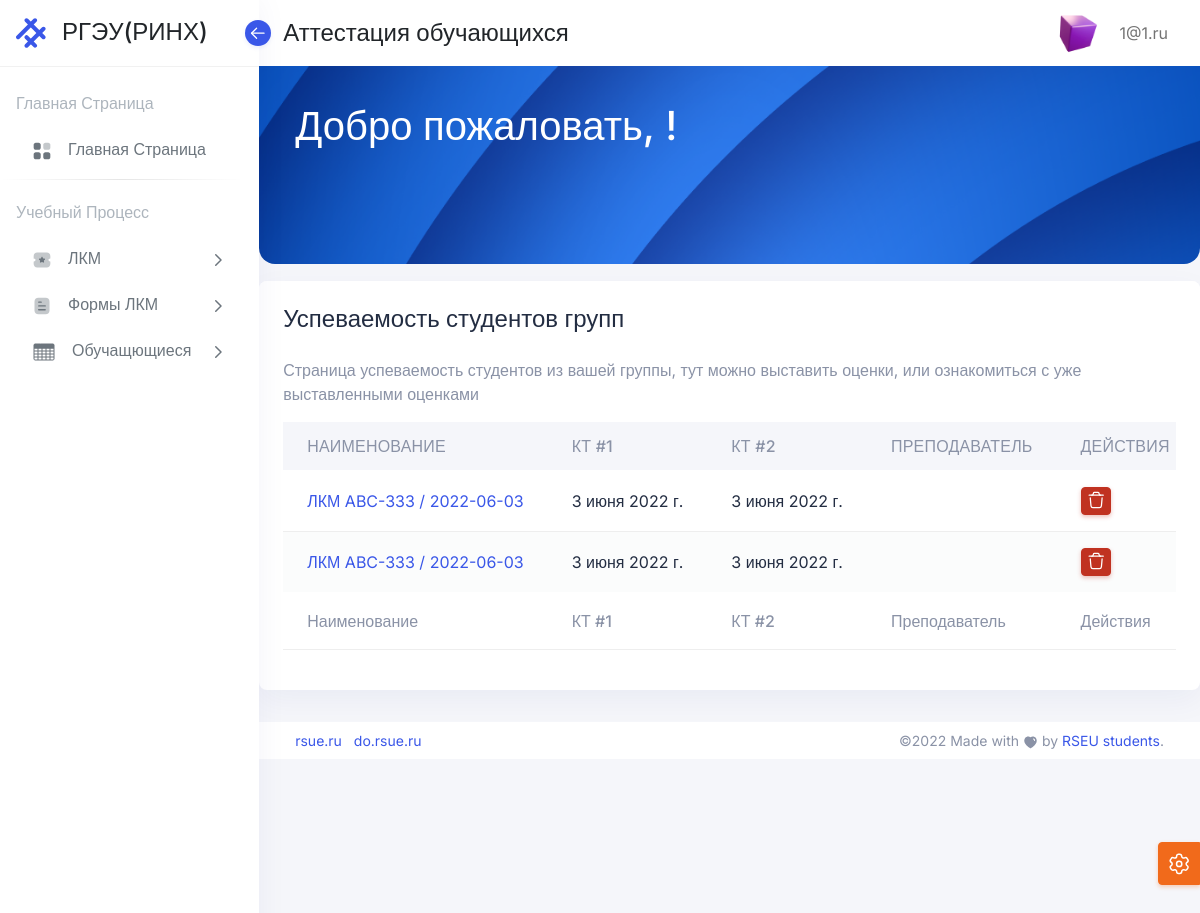
The page /accounts/profile/table-list (signed in) on the database its author committed.
### indexing/models.py (models this page shows, shortened)
class List_Of_Control_Activities(models.Model):
    FACULTY_CHOICES = [
        ('МиП', 'МиП'),
        ('ТД', 'ТД'),
        ('КТиИБ', 'КТиИБ'),
        ('УЭФ', 'УЭФ'),
        ('ЭиФ', 'ЭиФ'),
        ('ЛиЖ', 'ЛиЖ'),
        ('ЮФ', 'ЮФ'),
    ]
    faculty = models.CharField(max_length=20, verbose_name='факультет', choices=FACULTY_CHOICES, default='КТиИБ')
    dean = models.CharField(max_length=350, verbose_name='декан')
    head_department = models.CharField(max_length=350, verbose_name='Зав.Кафедрой')
    date_of_approval = models.DateField(verbose_name='дата утверждения')
    teacher = models.ForeignKey(User, on_delete=models.CASCADE, verbose_name='Преподаватель')
    department = models.CharField(max_length=350, verbose_name='Кафедра')
    discipline = models.CharField(max_length=350, verbose_name='Дисциплина')
    course = models.IntegerField(verbose_name='Курс')
    semester = models.IntegerField(verbose_name='Семестр')
    group = models.ForeignKey(StudentGroup, verbose_name='Группа', on_delete=models.CASCADE)
    NAME_PA_CHOICES = [
        ('Экзамен', 'Экзамен'),
        ('Зачёт', 'Зачёт'),
    ]
    name_pa = models.CharField(verbose_name='Вид ПА', max_length=20, choices=NAME_PA_CHOICES, default='Экзамен')
    order_holding_pa = models.CharField(verbose_name='Порядок проведения ПА', max_length=350)
    evaluation_scale_pa = models.CharField(verbose_name='Шкала оценивания ПА', max_length=350)
    evaluation_criteria_pa = models.TextField(verbose_name='Критерии оценивания ПА')
    class Meta:
        verbose_name = 'Лист контрольных мероприятий'
        verbose_name_plural = 'Листы контрольных мероприятий'
    def __str__(self):
        return """ЛКМ {} / {}""".format(self.group.title, self.date_of_approval)

class StudentGroup(models.Model):
    teacher = models.ManyToManyField(
        settings.AUTH_USER_MODEL,
        verbose_name='Преподаватель',
        related_name='student_groups',
        related_query_name='student_groups'
    )
    title = models.CharField(verbose_name='Название группы', unique=True, max_length=1000)
    class Meta:
        verbose_name = 'Группы студентов'
        verbose_name_plural = 'Группа студентов'

class CheckPoint(models.Model):
    lca = models.ForeignKey(
        List_Of_Control_Activities,
        verbose_name='ЛКМ',
        on_delete=models.CASCADE,
        related_name='lca_checkpoints'
    )
    number = models.SmallIntegerField(verbose_name='Номер')
    date = models.DateField(verbose_name='Дата')
    class Meta:
        verbose_name = 'Контрольная точка'
        verbose_name_plural = 'Контрольные точки'

### indexing/views.py (the view)
# urls.py: path('accounts/profile/table-list', table_list, name='table-list'),
def table_list(request):
    tables = List_Of_Control_Activities.objects.all().filter(teacher__username=request.user)
    context = {
        'rows': tables
    }
    if request.user.is_authenticated:
        temp = 'profile/table-data-list.html'
    else:
        temp = 'account/login.html'
    return render(request, temp, context)

### templates/profile/table-data-list.html (shortened to what this page needs)
{% extends 'profile/layout.html' %}
{% block content %}
    <div class="row">
        <div class="col-sm-12">
            <div class="card">
                <div class="card-header d-flex justify-content-between">
                    <div class="header-title">
                        <h4 class="card-title">Успеваемость студентов групп</h4>
                    </div>
                </div>
                <div class="card-body">
                    <p>Страница успеваемость студентов из вашей группы, тут можно выставить оценки, или ознакомиться с уже выставленными оценками</p>
                    <div class="table-responsive">
                        <table class="table table-striped">
                            <thead>
                            <tr>
                                <th>Наименование</th>
                                <th>КТ #1</th>
                                <th>КТ #2</th>
                                <th>Преподаватель</th>
                                <th>Действия</th>
                            </tr>
                            </thead>
                            <tbody>
                            {% for row in rows %}
                                <tr>
                                    <td><a href="{% url 'Index:lca-detail' row.id %}">{{ row }}</a></td>
                                    {% for cp in row.lca_checkpoints.all %}
                                        <td>{{ cp.date }}</td>
                                    {% empty %}
                                        <td>.</td><td>.</td>
                                    {% endfor %}
                                    <td>{{ row.teacher.get_full_name }}</td>
                                    <td>
                                        <a class="btn btn-sm btn-icon btn-danger" data-toggle="tooltip" data-placement="top" data-original-title="Delete" href="{% url 'Index:lca-delete' row.id %}">
                                            <span class="btn-inner">
                                            </span>
                                        </a>
                                    </td>
                                </tr>
                            {% endfor %}
                            </tbody>
                            <tfoot>
                            <tr>
                                <th>Наименование</th>
                                <th>КТ #1</th>
                                <th>КТ #2</th>
                                <th>Преподаватель</th>
                                <th>Действия</th>
                            </tr>
                            </tfoot>
                        </table>
                    </div>
                </div>
            </div>
        </div>
    </div>
{% endblock %}

### templates/profile/layout.html (shortened to what this page needs)
<!doctype html>
<html lang="en" dir="ltr">
<head>
    <link rel="stylesheet" href="/static/assets/css/libs.min.css">
    <link rel="stylesheet" href="/static/assets/css/hope-ui.css?v=1.0.2">
</head>
<body class="  ">
<aside class="sidebar sidebar-default navs-rounded-all {% block aside_style %}{% endblock %}">
    <div class="sidebar-header d-flex align-items-center justify-content-start">
        <a href="#" class="navbar-brand">
                        <h4 class="logo-title">РГЭУ(РИНХ)</h4>
        </a>
        <div class="sidebar-toggle" data-toggle="sidebar" data-active="true">
            <i class="icon">
            </i>
        </div>
    </div>
    <div class="sidebar-body pt-0 data-scrollbar">
        <div class="collapse navbar-collapse" id="sidebar">
            <ul class="navbar-nav iq-main-menu">
                <li class="nav-item static-item">
                    <a class="nav-link static-item disabled" href="#" tabindex="-1">
                        <span class="default-icon">Главная страница</span>
                    </a>
                </li>
                <li class="nav-item">
                    <a class="nav-link" aria-current="page" href="{% url 'Index:profile' %}">
                        <i class="icon">
                        </i>
                        <span class="item-name">Главная страница</span>
                    </a>
                </li>
                <li><hr class="hr-horizontal"></li>
                <li class="nav-item static-item">
                    <a class="nav-link static-item disabled" href="#" tabindex="-1">
                        <span class="default-icon">Учебный процесс</span>
                    </a>
                </li>
                <li class="nav-item">
                    <a class="nav-link collapsed" data-bs-toggle="collapse" href="#sidebar-widget" role="button" aria-expanded="false" aria-controls="sidebar-widget">
                        <i class="icon">
                        </i>
                        <span class="item-name">ЛКМ</span>
                        <i class="right-icon">
                            <svg xmlns="http://www.w3.org/2000/svg" width="18" fill="none" viewBox="0 0 24 24" stroke="currentColor">
                                <path stroke-linecap="round" stroke-linejoin="round" stroke-width="2" d="M9 5l7 7-7 7"></path>
                            </svg>
                        </i>
                    </a>
                </li>
                <li class="nav-item">
                    <a class="nav-link collapsed" data-bs-toggle="collapse" href="#sidebar-form" role="button" aria-expanded="false" aria-controls="sidebar-form">
                        <i class="icon">
                        </i>
                        <span class="item-name">Формы ЛКМ</span>
                        <i class="right-icon">
                            <svg xmlns="http://www.w3.org/2000/svg" width="18" fill="none" viewBox="0 0 24 24" stroke="currentColor">
                                <path stroke-linecap="round" stroke-linejoin="round" stroke-width="2" d="M9 5l7 7-7 7"></path>
                            </svg>
                        </i>
                    </a>
                </li>
                <li class="nav-item">
                    <a class="nav-link collapsed" data-bs-toggle="collapse" href="#sidebar-table" role="button" aria-expanded="false" aria-controls="sidebar-table">
                        <i class="icon">
                        </i>
                        <span class="item-name">Обучащющиеся</span>
                        <i class="right-icon">
                            <svg xmlns="http://www.w3.org/2000/svg" width="18" fill="none" viewBox="0 0 24 24" stroke="currentColor">
                                <path stroke-linecap="round" stroke-linejoin="round" stroke-width="2" d="M9 5l7 7-7 7"></path>
                            </svg>
                        </i>
                    </a>
                </li>
            </ul>
        </div>
    </div>
</aside>
<main class="main-content">
    <div class="position-relative">
        <nav class="nav navbar navbar-expand-lg navbar-light iq-navbar">
            <div class="container-fluid navbar-inner">
                <a href="#" class="navbar-brand">
                            <h4 class="logo-title"><a class="text-dark" href="{% url 'Index:profile' %}">Аттестация обучающихся</a></h4>
                </a>
                <div class="collapse navbar-collapse" id="navbarSupportedContent">
                    <ul class="navbar-nav ms-auto  navbar-list mb-2 mb-lg-0">
                        <a class="nav-link py-0 d-flex align-items-center" href="#" id="navbarDropdown" role="button" data-bs-toggle="dropdown" aria-expanded="false">
                            <img src="/static/assets/images/avatars/02.png" alt="User-Profile" class="img-fluid avatar avatar-50 avatar-rounded">
                            <div class="caption ms-3 d-none d-md-block ">
                                <p class="mb-0 caption-sub-title">{{ user.email }}</p>
                            </div>
                        </a>
                    </ul>
                </div>
            </div>
        </nav>
        <div class="iq-navbar-header" style="height: 215px;">
            <div class="container-fluid iq-container">
                <div class="row">
                    <div class="col-md-12">
                        <div class="d-flex justify-content-between align-items-center flex-wrap">
                            <div>
                                <h1>Добро пожаловать,  {{ user.get_full_name }}!</h1>
                            </div>
                        </div>
                    </div>
                </div>
            </div>
            <div class="iq-header-img">
                <img src="/static/assets/images/dashboard/top-header.png" alt="header" class="img-fluid w-100 h-100 animated-scaleX">
            </div>
        </div>
    </div>
    {% block content %}
    {% endblock %}
    <footer class="footer">
        <div class="footer-body">
            <ul class="left-panel list-inline mb-0 p-0">
                <li class="list-inline-item"><a href="https://rsue.ru/">rsue.ru</a></li>
                <li class="list-inline-item"><a href="https://do.rsue.ru/login/index.php">do.rsue.ru</a></li>
            </ul>
            <div class="right-panel">
                ©<script>document.write(new Date().getFullYear())</script> Made with
                <span class="text-gray">
                  </span> by <a href="https://rsue.ru/fakultety/fktib/">RSEU students</a>.
            </div>
        </div>
    </footer>
</main>
<a class="btn btn-fixed-end btn-warning btn-icon btn-setting" data-bs-toggle="offcanvas" data-bs-target="#offcanvasExample" role="button" aria-controls="offcanvasExample">
</a>
</body>
</html>

### rows shown on the page
List_Of_Control_Activities: group+date_of_approval "ЛКМ ABC-333 / 2022-06-03"
CheckPoint: date "3 июня 2022 г."
CheckPoint: date "3 июня 2022 г."
List_Of_Control_Activities: group+date_of_approval "ЛКМ ABC-333 / 2022-06-03"
CheckPoint: date "3 июня 2022 г."
CheckPoint: date "3 июня 2022 г."

### other values the page prints
{{ user.email }} "1@1.ru"
